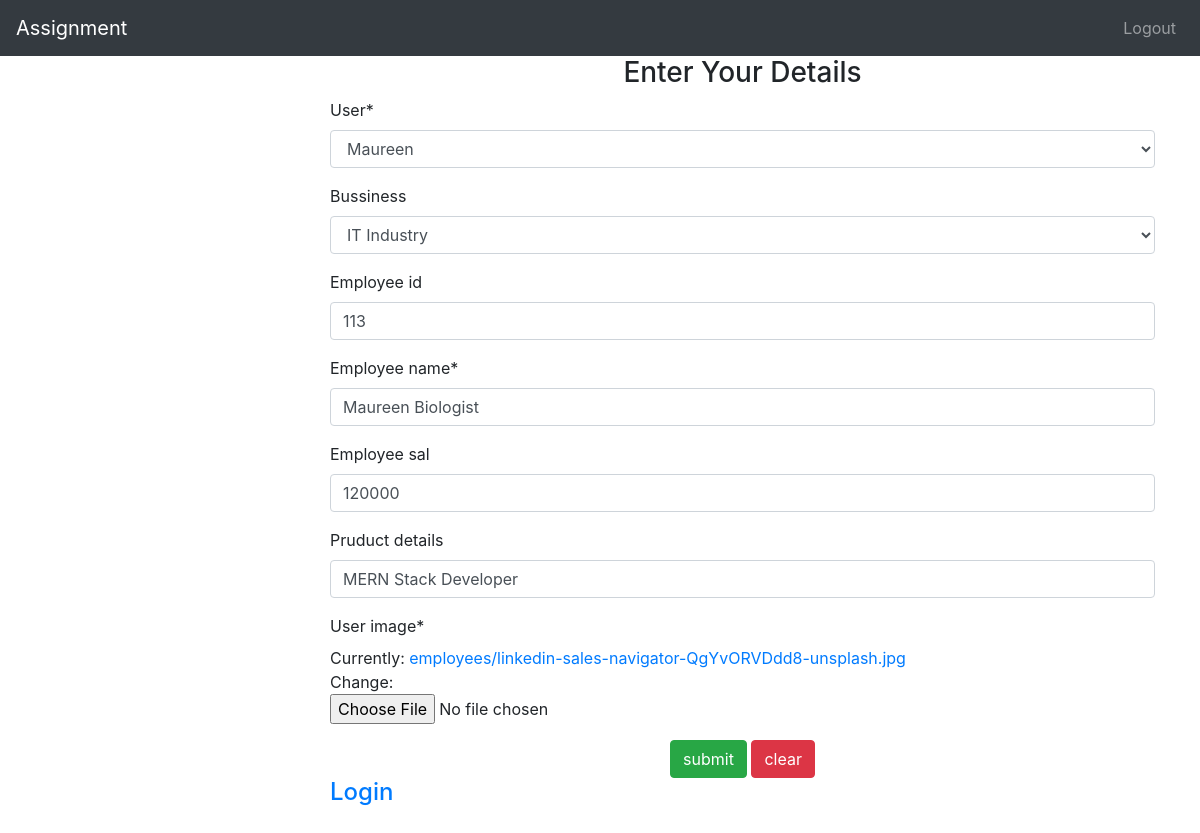
Screenshot of /employee/4/edit (signed in) with the database file from the repository.
### employee/models.py (models this page shows, shortened)
class Employee(models.Model):
    user = models.OneToOneField(User, on_delete=models.CASCADE)
    bussiness = models.ForeignKey(Business,on_delete=models.CASCADE, null=True, blank=True)
    employee_id = models.CharField(max_length=20, null=True, blank=True)
    employee_name = models.CharField(max_length=100)
    employee_sal = models.PositiveIntegerField(null=True, blank=True)
    pruduct_details = models.CharField(max_length=200, null=True, blank=True)
    user_image = models.ImageField(upload_to='employees/')

### employee/views.py (the view)
# urls.py: path('<int:id>/edit', employee_edit_view, name="employee-edit"),
def employee_edit_view(request,id):
    if not request.user.is_authenticated:
        return redirect('/employee/login')
    context = {}
    employee = Employee.objects.get(user=id)
    form = EmployeeForm(request.POST or None, request.FILES or None, instance = employee)
    if request.POST:
        if form.is_valid():
            form.save()
            return redirect('/')
        else:
            return HttpResponse('Not Valid')
    else:
        context['form'] = form
    return render(request, 'employee/employee_edit.html', context)

### employee/form.py
class EmployeeForm(forms.ModelForm):
	class Meta:
		model = Employee
		fields = '__all__'

### business/models.py (called while the page is built)
    def __str__(self):
        return self.business_name

### templates/employee/employee_edit.html (shortened to what this page needs)
{% extends 'base.html' %}
{% block content %}
<div class="container">
    <div class="row">
        <div class="offset-md-3 col md-6">
            {% load crispy_forms_tags %}
            <form method="post" enctype="multipart/form-data">
                <center>
                    <h3>Enter Your Details</h3>
                </center>
                {{ form|crispy }}
                <center>
                    <input type="submit" value="submit" class="btn btn-success">
                    <input type="reset" value="clear" class="btn btn-danger">
                </center>
                <h4><a href="/employee/login">Login</a> </h4>
            </form>
        </div>
    </div>
</div>
{% endblock %}

### rows the page displays
Employee: user "Maureen", bussiness "IT Industry", employee_id "113", employee_name "Maureen Biologist", employee_sal "120000", pruduct_details "MERN Stack Developer"
